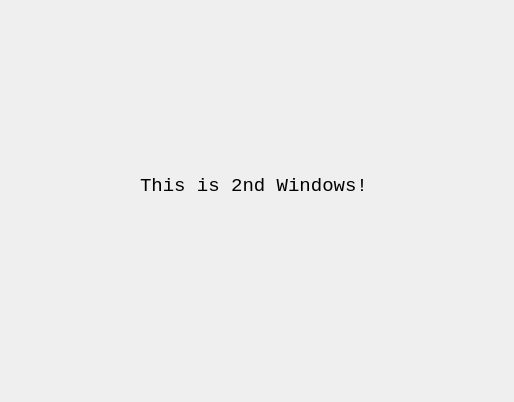
<?xml version="1.0" encoding="UTF-8"?>
<ui version="4.0">
 <class>Dialog</class>
 <widget class="QDialog" name="Dialog">
  <property name="geometry">
   <rect>
    <x>0</x>
    <y>0</y>
    <width>514</width>
    <height>402</height>
   </rect>
  </property>
  <property name="windowTitle">
   <string>Dialog</string>
  </property>
  <widget class="QLabel" name="label">
   <property name="geometry">
    <rect>
     <x>140</x>
     <y>150</y>
     <width>291</width>
     <height>71</height>
    </rect>
   </property>
   <property name="font">
    <font>
     <family>Consolas</family>
     <pointsize>14</pointsize>
    </font>
   </property>
   <property name="text">
    <string>This is 2nd Windows!</string>
   </property>
  </widget>
 </widget>
 <resources/>
 <connections/>
</ui>
